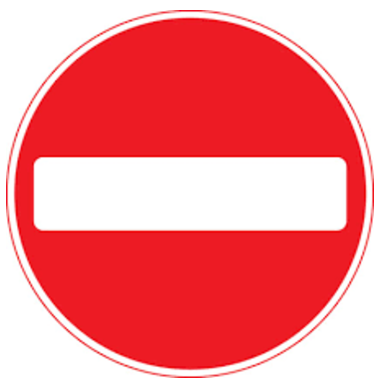
#> input picture Project_2_traffic_sign_classifier/img/extra traffic_signs/2.png, 380 x 390 px, given in place of bbox-example-image.jpg, which was not available
$ jupyter execute --allow-errors 'Feature extraction.ipynb'   (shell and % lines are left out)   (older library calls are emulated)   (text cells are left out)
#> lines starting #> are read from the running program, lines starting #| are printed output that depends on the picture; pictures that were not available may be replaced by others from this repository, and a replacement may not be noted
[cell 1]
from skimage.feature import hog
import matplotlib.image as mpimg
import cv2
import matplotlib.pyplot as plt

[cell 2]
img = mpimg.imread('bbox-example-image.jpg')
#> img is the input picture: shape (390, 380, 4) float32; mean R, G, B, A 0.963, 0.538, 0.555, 1

[cell 3]
r = img[:,:,1]
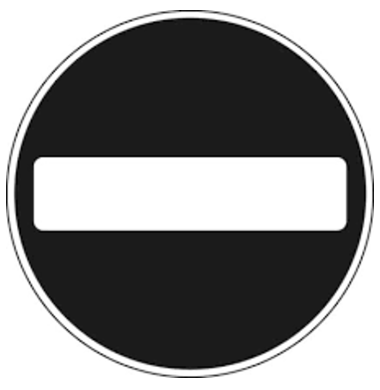
#> r: shape (390, 380) float32; min 0, max 1, mean 0.538

[cell 4]
small_r = cv2.resize(r, (64,64))
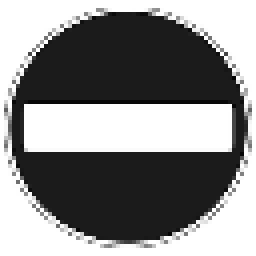
#> small_r: shape (64, 64) float32 (shown 4 times larger); min 0.0119, max 1, mean 0.537

[cell 5]
def get_hog_features(img, orient, pix_per_cell, cell_per_block, vis=False, feature_vec=True):
#> called with orient = 9, pix_per_cell = 8, cell_per_block = 2, vis = True, feature_vec = True
    if vis == True:
        features, hog_image = hog(img, orient, (pix_per_cell,pix_per_cell), (cell_per_block,cell_per_block), visualise=vis, feature_vector=feature_vec)
#> features = 1764 values, max 0.999 at index 1435, min 0 at index 0, mean 0.0682
        return features, hog_image
    else:
        features = hog(img, orient, (pix_per_cell,pix_per_cell), (cell_per_block,cell_per_block), visualise=vis, feature_vector=feature_vec)
        return features

[cell 6]
features, hog_img = get_hog_features(small_r,9,8,2,vis=True)
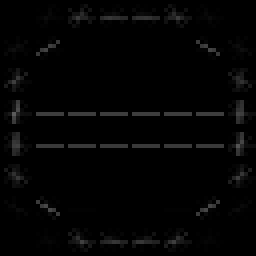
#> hog_img: shape (64, 64) float32 (shown 4 times larger); min 0, max 0.357, mean 0.0151

[cell 7]
car = cv2.imread('/Users/jinjunjie/a_self_driving_car/Vehicle detection and tracking/images/vehicles/GTI_Far/image0934.png')
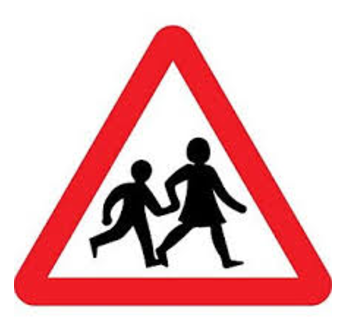
#> input picture Project_2_traffic_sign_classifier/img/extra traffic_signs/3.png, 354 x 328 px, given in place of image0934.png, which was not available
#> car is the input picture: shape (328, 354, 3); mean B, G, R 191, 189.2, 232.4
car = cv2.cvtColor(car, cv2.COLOR_BGR2YCrCb)
#> car: shape (328, 354, 3); mean of channels 0, 1, 2 202.3, 149.4, 121.6
not_car = cv2.imread('/Users/jinjunjie/a_self_driving_car/Vehicle detection and tracking/images/non-vehicles/GTI/image4.png')
not_car = cv2.cvtColor(not_car, cv2.COLOR_BGR2YCrCb)

plt.figure(figsize=(12,12))
plt.subplot(431)
plt.imshow(car[:,:,0],cmap='gray')
plt.title('Car Ch1')
plt.subplot(432)
plt.imshow(car[:,:,1],cmap='gray')
plt.title('Car Ch2')
plt.subplot(433)
plt.imshow(car[:,:,2],cmap='gray')
plt.title('Car Ch3')
plt.subplot(434)
plt.imshow(not_car[:,:,0],cmap='gray')
plt.title('Car Ch3')
plt.subplot(435)
plt.imshow(not_car[:,:,1],cmap='gray')
plt.title('Car Ch3')
plt.subplot(436)
plt.imshow(not_car[:,:,2],cmap='gray')
plt.title('Car Ch3')

_,hog_image = get_hog_features(car[:,:,0],9,pix_per_cell=8,cell_per_block=2,vis=True)
plt.subplot(437)
plt.imshow(hog_image, cmap='gray')
plt.title('Car Ch1 Hog')
_,hog_image = get_hog_features(car[:,:,1],9,pix_per_cell=8,cell_per_block=2,vis=True)
#> call 3 of get_hog_features, with orient = 9, pix_per_cell = 8, cell_per_block = 2, vis = True, feature_vec = True
#> in get_hog_features (call 3), `features, hog_image = hog(img, orient, (pix_per_cell,pix_per_cell), (c..`:
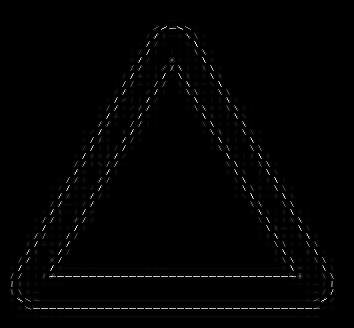
#> hog_image: shape (328, 354) float64; min 0, max 34.16, mean 0.4; drawn with min black and max white
#> in get_hog_features (call 3), `features, hog_image = hog(img, orient, (pix_per_cell,pix_per_cell), (c..`:
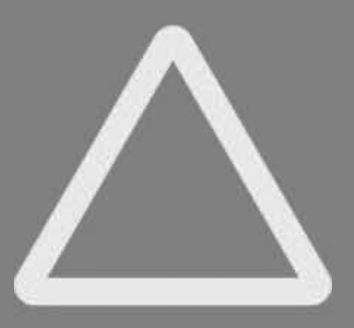
#> img: shape (328, 354); min 114, max 246, mean 149.4
plt.subplot(438)
plt.title('Car Ch2 Hog')
plt.imshow(hog_image, cmap='gray')
_,hog_image = get_hog_features(car[:,:,2],9,pix_per_cell=8,cell_per_block=2,vis=True)
#> call 4 of get_hog_features, with orient = 9, pix_per_cell = 8, cell_per_block = 2, vis = True, feature_vec = True
#> in get_hog_features (call 4), `features, hog_image = hog(img, orient, (pix_per_cell,pix_per_cell), (c..`:
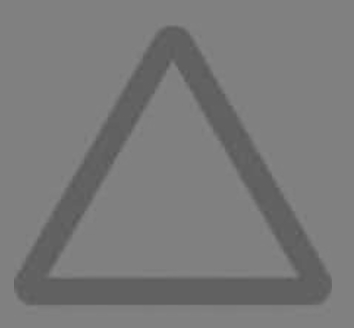
#> img: shape (328, 354); min 86, max 134, mean 121.6
plt.subplot(439)
plt.title('Car Ch3 Hog')
plt.imshow(hog_image,cmap='gray')

_,hog_image = get_hog_features(not_car[:,:,0],9,pix_per_cell=8,cell_per_block=2,vis=True)
plt.subplot(4,3,10)
plt.imshow(hog_image,cmap='gray')
plt.title('Not Car Ch1 Hog')
_,hog_image = get_hog_features(not_car[:,:,1],9,pix_per_cell=8,cell_per_block=2,vis=True)
plt.subplot(4,3,11)
plt.title('Not Car Ch2 Hog')
plt.imshow(hog_image,cmap='gray')
_,hog_image = get_hog_features(not_car[:,:,2],9,pix_per_cell=8,cell_per_block=2,vis=True)
plt.subplot(4,3,12)
plt.title('Not Car Ch3 Hog')
plt.imshow(hog_image,cmap='gray')

[cell 8]
# [18 lines left out: function bin_spatial, not called in this run]

[cell 9]
# [8 lines left out: function color_hist, not called in this run]

[cell 10]
def extract_features_color(imgs, cspace='RGB', spatial_size=(32, 32),
                        hist_bins=32, hist_range=(0, 256)):
    # Create a list to append feature vectors to
    features = []
    # Iterate through the list of images
    for file in imgs:
        # Read in each one by one
        image = mpimg.imread(file)
        # apply color conversion if other than 'RGB'
        if cspace != 'RGB':
            if cspace == 'HSV':
                feature_image = cv2.cvtColor(image, cv2.COLOR_RGB2HSV)
            elif cspace == 'LUV':
                feature_image = cv2.cvtColor(image, cv2.COLOR_RGB2LUV)
            elif cspace == 'HLS':
                feature_image = cv2.cvtColor(image, cv2.COLOR_RGB2HLS)
            elif cspace == 'YUV':
                feature_image = cv2.cvtColor(image, cv2.COLOR_RGB2YUV)
        else: feature_image = np.copy(image)
        # Apply bin_spatial() to get spatial color features
        spatial_features = bin_spatial(feature_image, size=spatial_size)
        # Apply color_hist() also with a color space option now
        hist_features = color_hist(feature_image, nbins=hist_bins, bins_range=hist_range)
        # Append the new feature vector to the features list
        features.append(np.concatenate((spatial_features, hist_features)))
    # Return list of feature vectors
    return features

[cell 11]
import glob
import numpy as np
from sklearn.preprocessing import StandardScaler
from sklearn.model_selection import train_test_split
from sklearn.svm import LinearSVC
import time

[cell 12]
non_vehicles = glob.glob('./images/non-vehicles_smallset/notcars*/*.jpeg')
vehicles = glob.glob('./images/vehicles_smallset/cars*/*.jpeg')

[cell 13]
not_car_features = extract_features_color(non_vehicles,cspace='RGB',spatial_size=(32, 32),hist_bins=32, hist_range=(0, 256))
car_features = extract_features_color(vehicles,cspace='RGB',spatial_size=(32, 32),hist_bins=32, hist_range=(0, 256))

[cell 14]
# Define a label vector based on features lists
y = np.hstack((np.ones(len(car_features)),np.zeros(len(not_car_features))))

[cell 15]
# Concatanate both car_features and not_car_features
X = np.vstack((car_features, not_car_features)).astype(np.float64)
# Fit a per-column scaler
#> (the rest of this cell did not finish here and is left out)

#> (a cell that did not finish here is left out)

[cell 17]
svc = LinearSVC()
# Train the SVC
t=time.time()
#> (the rest of this cell did not finish here and is left out)

[cell 18]
# Check the accuracy of the classifier
n_predict = 10
t=time.time()
#> (the rest of this cell did not finish here and is left out)

[cell 19]
def extract_features_HOG(imgs, cspace='RGB', orient=9,
                        pix_per_cell=8, cell_per_block=2, hog_channel=0):
    # Create a list to append feature vectors to
    features = []
    # Iterate through the list of images
    for file in imgs:
        # Read in each one by one
        image = mpimg.imread(file)
        # apply color conversion if other than 'RGB'
        if cspace != 'RGB':
            if cspace == 'HSV':
                feature_image = cv2.cvtColor(image, cv2.COLOR_RGB2HSV)
            elif cspace == 'LUV':
                feature_image = cv2.cvtColor(image, cv2.COLOR_RGB2LUV)
            elif cspace == 'HLS':
                feature_image = cv2.cvtColor(image, cv2.COLOR_RGB2HLS)
            elif cspace == 'YUV':
                feature_image = cv2.cvtColor(image, cv2.COLOR_RGB2YUV)
        else: feature_image = np.copy(image)
        # Call get_hog_features() with vis=False, feature_vec=True
        if hog_channel == 'ALL':
            hog_features = []
            for channel in range(feature_image.shape[2]):
                hog_features.append(get_hog_features(feature_image[:,:,channel],
                                    orient, pix_per_cell, cell_per_block,
                                    vis=False, feature_vec=True))
            hog_features = np.ravel(hog_features)
        else:
            hog_features = get_hog_features(feature_image[:,:,hog_channel], orient,
                        pix_per_cell, cell_per_block, vis=False, feature_vec=True)
        # Append the new feature vector to the features list
        features.append(hog_features)
    # Return list of feature vectors
    return features

[cell 20]
colorspace = 'HSV' # Can be RGB, HSV*, LUV, HLS, YUV, YCrCb
orient = 9
pix_per_cell = 8
cell_per_block = 2
hog_channel = 2 # Can be 0, 1, 2, or "ALL"

t=time.time()
car_features = extract_features_HOG(vehicles, cspace=colorspace, orient=orient,
                        pix_per_cell=pix_per_cell, cell_per_block=cell_per_block,
                        hog_channel=hog_channel)
notcar_features = extract_features_HOG(non_vehicles, cspace=colorspace, orient=orient,
                        pix_per_cell=pix_per_cell, cell_per_block=cell_per_block,
                        hog_channel=hog_channel)
t2 = time.time()
print(round(t2-t, 2), 'Seconds to extract HOG features...')

[cell 21]
# Create an array stack of feature vectors
X = np.vstack((car_features, notcar_features)).astype(np.float64)
# Fit a per-column scaler
#> (the rest of this cell did not finish here and is left out)

[cell 22]
print('Using:',orient,'orientations',pix_per_cell,
    'pixels per cell and', cell_per_block,'cells per block')
#> (the rest of this cell did not finish here and is left out)

[cell 23]
# [9 lines left out: function convert_color, not called in this run]

[cell 24]
# [6 lines left out: function bin_spatial, not called in this run]

[cell 25]
# [8 lines left out: function color_hist, not called in this run]

[cell 26]
# [7 lines left out: function get_hog_features, not called in this run]

[cell 27]
import matplotlib.pyplot as plt

[cell 28]
plt.imshow(img)

[cell 29]
img = mpimg.imread('/Users/jinjunjie/a_self_driving_car/Vehicle detection and tracking/images/vehicles_smallset/cars1/1.jpeg')
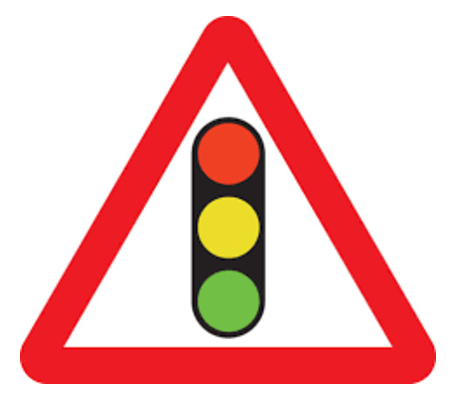
#> input picture Project_2_traffic_sign_classifier/img/extra traffic_signs/1.png, 450 x 408 px, given in place of 1.jpeg, which was not available
#> img is the input picture: shape (408, 450, 4) float32; mean R, G, B, A 0.942, 0.747, 0.734, 1

[cell 30]
def extract_features(imgs,orient, pix_per_cell, cell_per_block, spatial_size, hist_bins):
    """Read the training images, extract features. Return concatenated features"""
    features = []
    for file in imgs:
# [5 lines of commented-out code are left out]
        image = mpimg.imread(file)
        image = convert_color(image, conv='RGB2YCrCb')

        ch1 = image[:,:,0]
        ch2 = image[:,:,1]
        ch3 = image[:,:,2]
        # Compute individual channel HOG features for the entire image
        hog1 = get_hog_features(ch1, orient, pix_per_cell, cell_per_block, feature_vec=True)
        hog2 = get_hog_features(ch2, orient, pix_per_cell, cell_per_block, feature_vec=True)
        hog3 = get_hog_features(ch3, orient, pix_per_cell, cell_per_block, feature_vec=True)
        hog_features = np.hstack((hog1, hog2, hog3))
        # Get color features
        spatial_features = bin_spatial(image, size=spatial_size)
        hist_features = color_hist(image, nbins=hist_bins)
        # Concatanated all features
        all_features = np.hstack((spatial_features, hist_features, hog_features))
        features.append(all_features)
    return features

[cell 31]
ystart = 400
ystop = 656
scale = 1.5
spatial_size = (32,32)
hist_bins = 32
orient = 9
pix_per_cell = 8
cell_per_block = 2

[cell 32]
non_vehicles = glob.glob('/Users/jinjunjie/a_self_driving_car/Vehicle detection and tracking/images/non-vehicles/*/*.png')
vehicles = glob.glob('/Users/jinjunjie/a_self_driving_car/Vehicle detection and tracking/images/vehicles/*/*.png')
non_vehicles_features = extract_features(non_vehicles,orient=orient, pix_per_cell=pix_per_cell,
                                         cell_per_block=cell_per_block,spatial_size=spatial_size, hist_bins=hist_bins)
vehicles_features = extract_features(vehicles,orient=orient, pix_per_cell=pix_per_cell,
                                     cell_per_block=cell_per_block,spatial_size=spatial_size, hist_bins=hist_bins)

[cell 33]
# Create an array stack of feature vectors
X = np.vstack((vehicles_features, non_vehicles_features)).astype(np.float64)
# Fit a per-column scaler
#> (the rest of this cell did not finish here and is left out)

[cell 34]
# Use a linear SVC
svc = LinearSVC()
# Check the training time for the SVC
t=time.time()
#> (the rest of this cell did not finish here and is left out)

[cell 35]
# [64 lines left out: function find_cars, not called in this run]

[cell 36]
img = mpimg.imread('/Users/jinjunjie/a_self_driving_car/CarND-LaneLines-P1/data/test_images/solidWhiteRight.jpg')
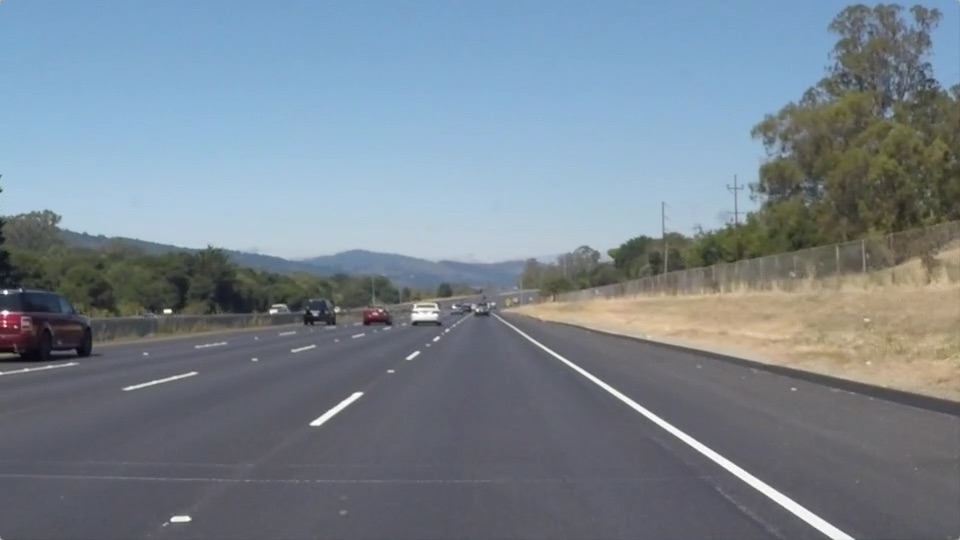
#> input picture Project_1_basic_lane_finding/data/test_images/solidWhiteRight.jpg, 960 x 540 px, found by its file name
#> img is the input picture: shape (540, 960, 3); mean R, G, B 120.3, 132.6, 143.7
#> (the rest of this cell did not finish here and is left out)

#> (a cell that did not finish here is left out)

[cell 38]
# [7 lines left out: function add_heat, not called in this run]

[cell 39]
def apply_threshold(heatmap, threshold):
    # Zero out pixels below the threshold
    heatmap[heatmap < threshold] = 0
    return heatmap

[cell 40]
heat = np.zeros_like(img[:,:,0]).astype(np.float)
#> (the rest of this cell did not finish here and is left out)

[cell 41]
plt.imshow(heat, cmap='gray')
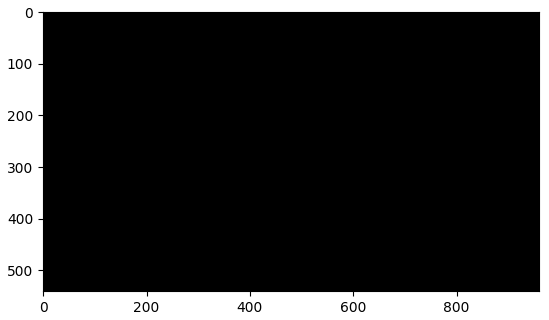
#> figure drawn by matplotlib, 1 panel

[cell 42]
heatmap = apply_threshold(heat, 3)
#> heat: shape (540, 960) float64; every value is 0

[cell 43]
plt.imshow(heatmap, cmap='gray')

[cell 44]
from scipy.ndimage.measurements import label
labels = label(heatmap) # labels[0] is an array the size of heatmap, labels[1] is the number of labels found

[cell 45]
def draw_labeled_bboxes(img, labels):
    # Iterate through all detected cars
    for car_number in range(1, labels[1]+1):
        # Find pixels with each car_number label value
        nonzero = (labels[0] == car_number).nonzero()
        # Identify x and y values of those pixels
        nonzeroy = np.array(nonzero[0])
        nonzerox = np.array(nonzero[1])
        # Define a bounding box based on min/max x and y
        bbox = ((np.min(nonzerox), np.min(nonzeroy)),((np.max(nonzerox)), np.max(nonzeroy)))
        # Draw the box on the image
        cv2.rectangle(img, bbox[0], bbox[1], (0,0,255), 6)
    return img

[cell 46]
draw_img = draw_labeled_bboxes(np.copy(img), labels)
plt.imshow(draw_img)

[cell 47]
import numpy as np
import cv2
import glob
import matplotlib.image as mpimg
from sklearn.preprocessing import StandardScaler
from sklearn.model_selection import train_test_split
from sklearn.svm import LinearSVC
from skimage.feature import hog
from sklearn.calibration import CalibratedClassifierCV

ystart = 400
ystop = 656
scale = 1.5
spatial_size = (32,32)
hist_bins = 32
orient = 9
pix_per_cell = 8
cell_per_block = 2

# [33 lines left out: functions convert_color, bin_spatial, color_hist, get_hog_features, not called in this run]

def extract_features(imgs,orient, pix_per_cell, cell_per_block, spatial_size, hist_bins):
    """Read the training images, extract features. Return concatenated features"""
    features = []
    for file in imgs:
        # Read in each one by one
        # if '.png' in file:
        #     image = mpimg.imread(file) * 255
        # else:
        image = cv2.imread(file)
        image = convert_color(image, conv='RGB2HSV')

        ch1 = image[:,:,0]
        ch2 = image[:,:,1]
        ch3 = image[:,:,2]
        # Compute individual channel HOG features for the entire image
        hog1 = get_hog_features(ch1, orient, pix_per_cell, cell_per_block, feature_vec=True)
        hog2 = get_hog_features(ch2, orient, pix_per_cell, cell_per_block, feature_vec=True)
        hog3 = get_hog_features(ch3, orient, pix_per_cell, cell_per_block, feature_vec=True)
        hog_features = np.hstack((hog1, hog2, hog3))
        # Get color features
        spatial_features = bin_spatial(image, size=spatial_size)
        hist_features = color_hist(image, nbins=hist_bins)

        # Concatanated all features
        all_features = np.hstack((spatial_features, hist_features, hog_features))
        features.append(all_features)
    return features

non_vehicles = glob.glob('/Users/jinjunjie/a_self_driving_car/Vehicle detection and tracking/images/non-vehicles/*/*.png')
vehicles = glob.glob('/Users/jinjunjie/a_self_driving_car/Vehicle detection and tracking/images/vehicles/*/*.png')

non_vehicles_features = extract_features(non_vehicles,orient=orient, pix_per_cell=pix_per_cell,
                                         cell_per_block=cell_per_block,spatial_size=spatial_size, hist_bins=hist_bins)
vehicles_features = extract_features(vehicles,orient=orient, pix_per_cell=pix_per_cell,
                                     cell_per_block=cell_per_block,spatial_size=spatial_size, hist_bins=hist_bins)
